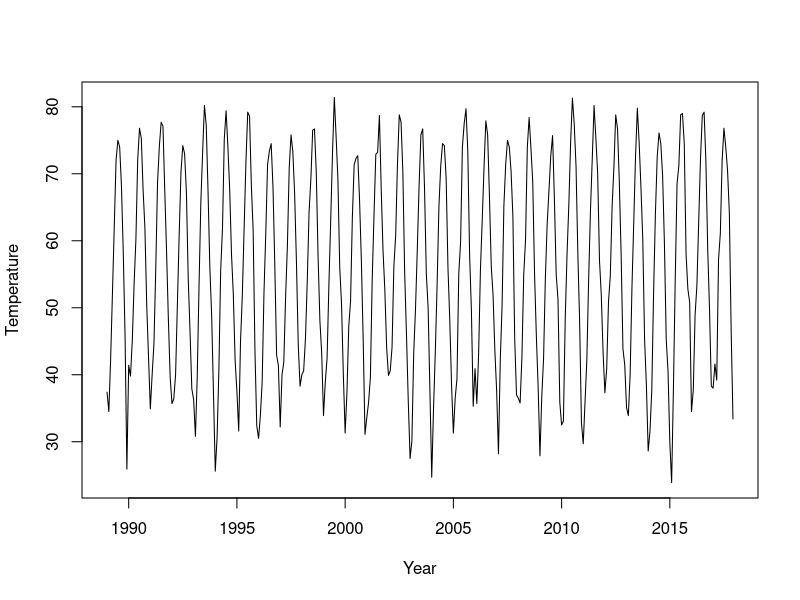
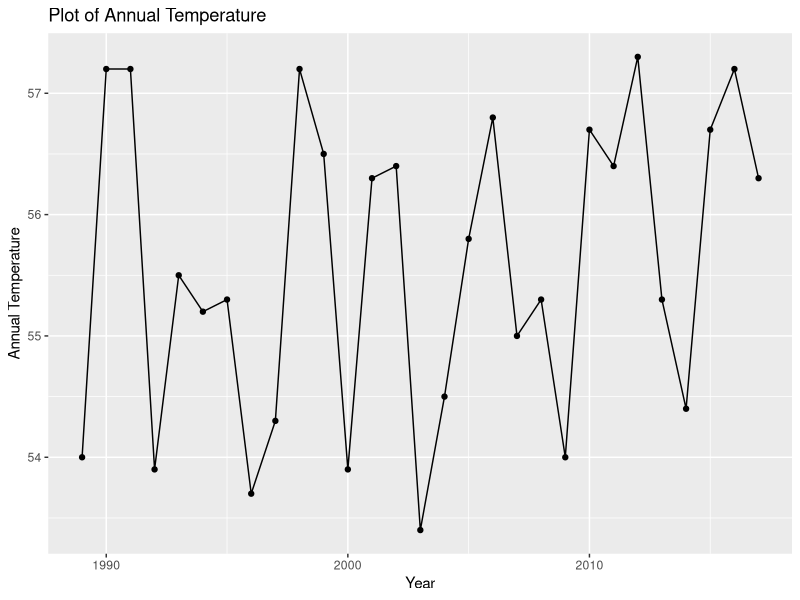
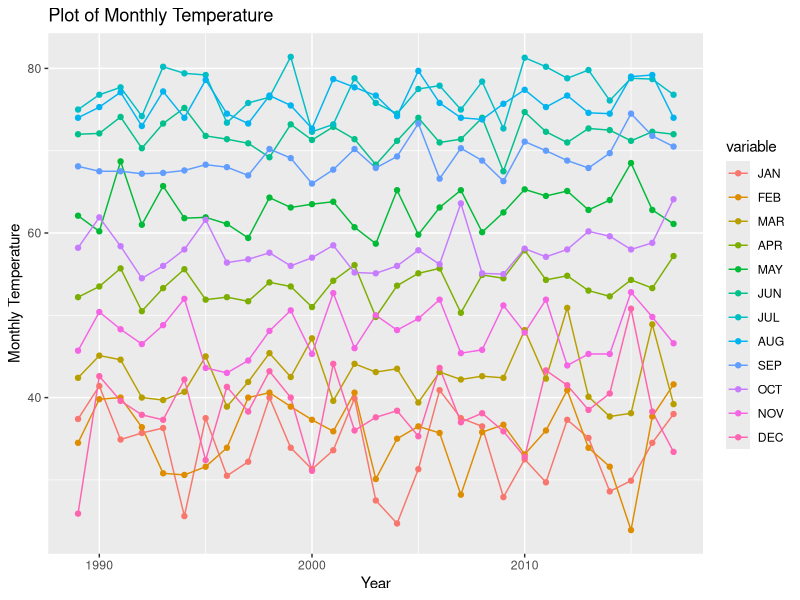
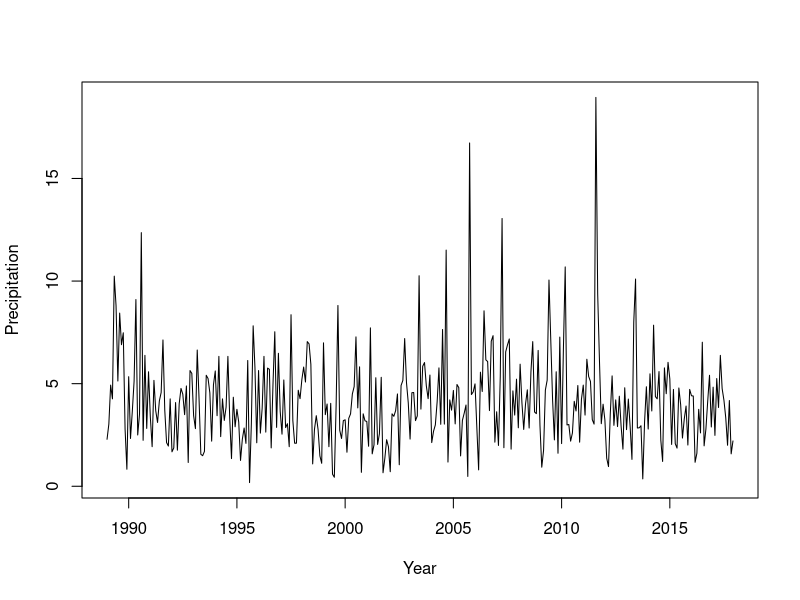
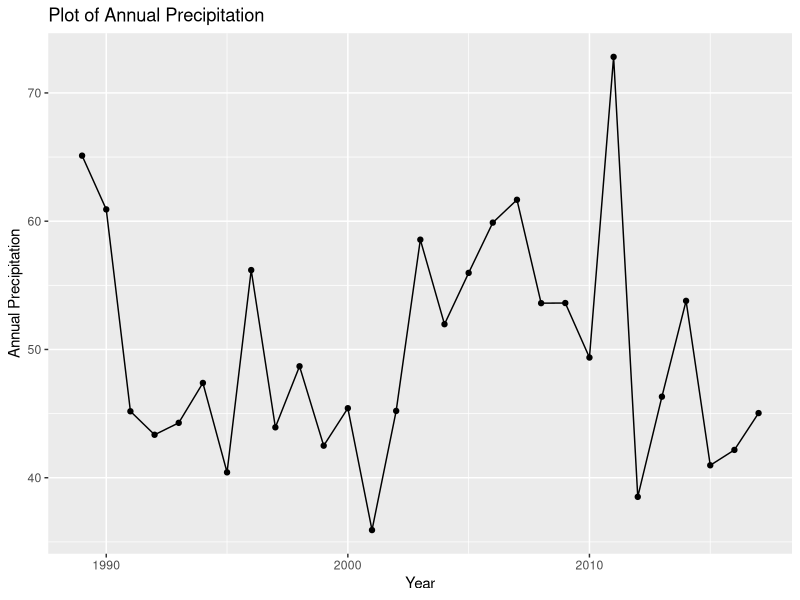
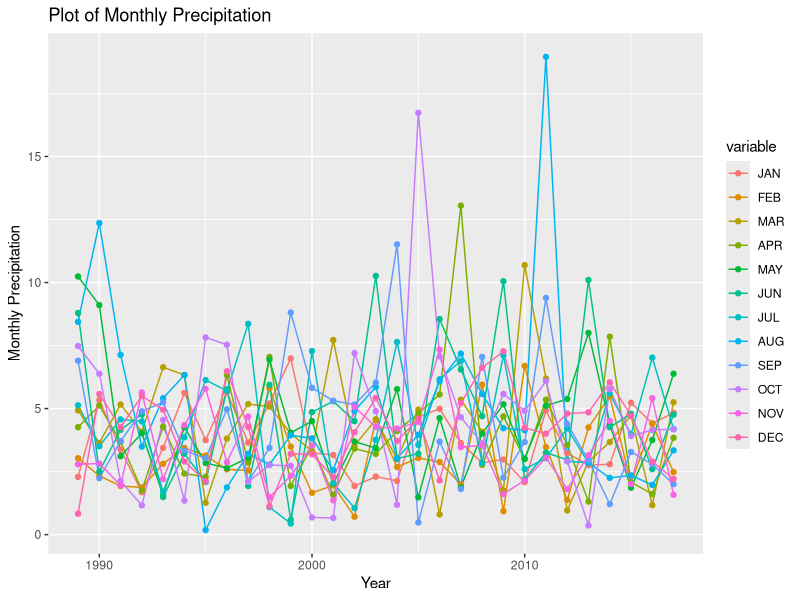
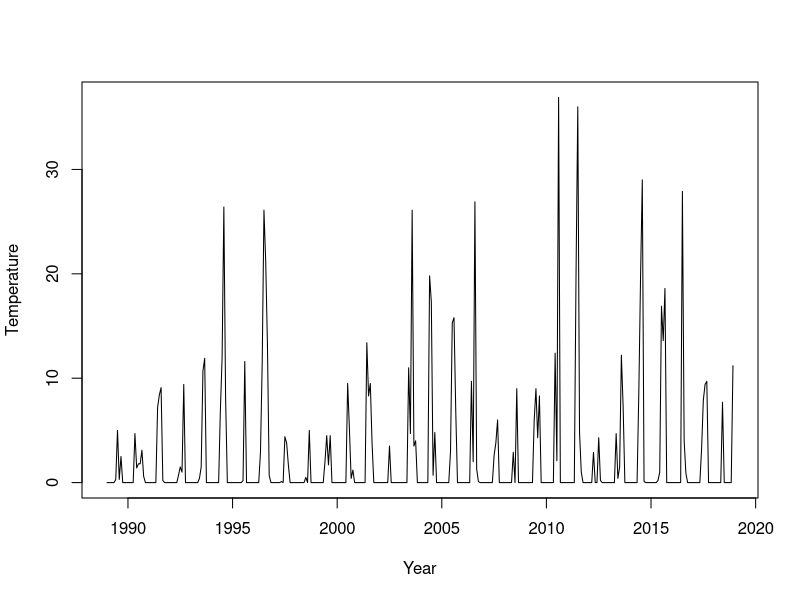
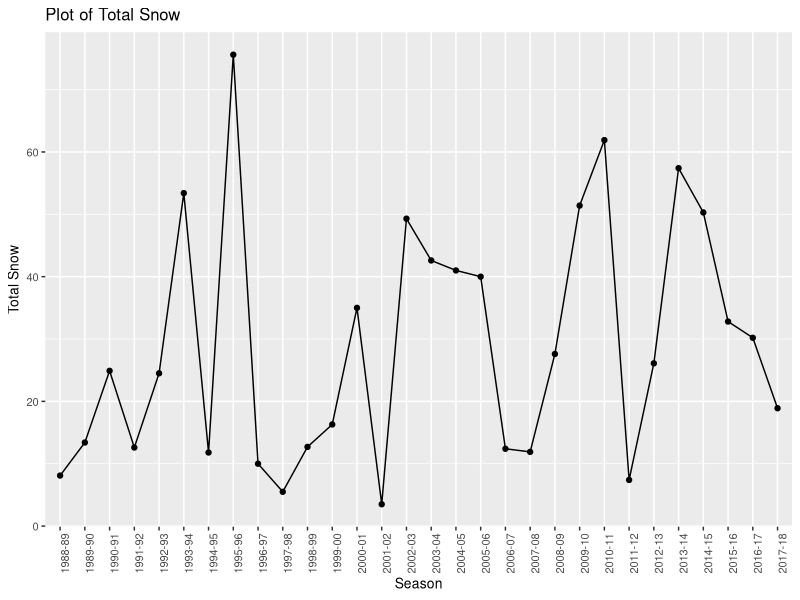

Write R code to recreate these figures, in order.
## ---- chunk 1
library(ggplot2)
library(reshape2)
## ---- chunk 2
temperature = read.csv("temperature.txt", sep = " ")
## ---- chunk 3
ts <- temperature[,-14]
ts <- as.vector(t(ts[,-1]))
ts <- ts(ts, start = c(1989,1), frequency=12)
ts.plot(ts,gpars=list(xlab="Year", ylab="Temperature", lty=1))
## ---- chunk 4

ggplot(data=temperature, aes(x=YEAR, y=ANNUAL, group=1)) +
  geom_line()+
  geom_point() + 
  labs(title="Plot of Annual Temperature",x="Year", y = "Annual Temperature")
## ---- chunk 5
temperature_melt <- melt(temperature[, -14], id="YEAR") 

ggplot(data=temperature_melt,
       aes(x=YEAR, y=value, colour=variable)) +
       geom_line() + geom_point()  + 
  labs(title="Plot of Monthly Temperature",x="Year", y = "Monthly Temperature")
## ---- chunk 6
for (month in c(2:14)) {
  print(c(colnames(temperature)[month],sd(temperature[,month])))
}
## ---- chunk 7
precipitation = read.csv("precipitation.txt", sep = " ")
ts2 <- precipitation[,-14]
ts2 <- as.vector(t(ts2[,-1]))
ts2 <- ts(ts2, start = c(1989,1), frequency=12)
ts.plot(ts2,gpars=list(xlab="Year", ylab="Precipitation", lty=1))
## ---- chunk 8

ggplot(data=precipitation, aes(x=YEAR, y=ANNUAL, group=1)) +
  geom_line()+
  geom_point() + 
  labs(title="Plot of Annual Precipitation",x="Year", y = "Annual Precipitation")
## ---- chunk 9
precipitation_melt <- melt(precipitation[, -14], id="YEAR") 

ggplot(data=precipitation_melt,
       aes(x=YEAR, y=value, colour=variable)) +
       geom_line() + geom_point() +
  labs(title="Plot of Monthly Precipitation",x="Year", y = "Monthly Precipitation")

for (month in c(2:14)) {
  print(c(colnames(precipitation)[month],sd(precipitation[,month])))
}

## ---- chunk 10
snow = read.csv("snow.txt", sep = " ")
ts3 <- snow[,-14]
ts3 <- as.vector(t(ts3[,-1]))
ts3 <- ts(ts3, start = c(1989,1), frequency=12)
ts.plot(ts3,gpars=list(xlab="Year", ylab="Temperature", lty=1))
## ---- chunk 11
ggplot(data=snow, aes(x=SEASON, y=TOTAL, group=1)) +
  geom_line()+
  geom_point() + 
  labs(title="Plot of Total Snow",x="Season", y = "Total Snow") +
  theme(text = element_text(size=10),
        axis.text.x = element_text(angle=90, hjust=1)) 
## ---- chunk 12
snow_melt <- melt(snow[, -14], id="SEASON") 

ggplot(data=snow_melt,
       aes(x=SEASON, y=value, colour=variable)) +
    geom_point() +
  labs(title="Plot of Monthly Snow",x="Year", y = "Monthly Snow") +
   theme(text = element_text(size=10),
        axis.text.x = element_text(angle=90, hjust=1)) 

for (month in c(2:14)) {
  print(c(colnames(snow)[month],sd(snow[,month])))
}
## ---- chunk 13
highest = read.csv("highest.txt", sep = "\t")
lowest =  read.csv("lowest.txt", sep = "\t")
years = seq(1987, 2017)
df = data.frame(years=years, highest=highest$F, lowest=lowest$F)
## ---- chunk 14
cor(temperature$ANNUAL, precipitation$ANNUAL)
## ---- chunk 15
cor(temperature$ANNUAL, snow[-1,]$TOTAL)
## ---- chunk 16
cor(precipitation$ANNUAL, snow[-1,]$TOTAL)
## ---- chunk 17

hl_melt <- melt(df, id="years") 
ggplot(data=hl_melt,
       aes(x=years, y=value, colour=variable)) +
     geom_line() +
    geom_point() +
  labs(title="Plot of Highest and Lowest temperature",x="Year", y = "Temperature") 
  
## ---- chunk 18
cor(highest$F, lowest$F)
